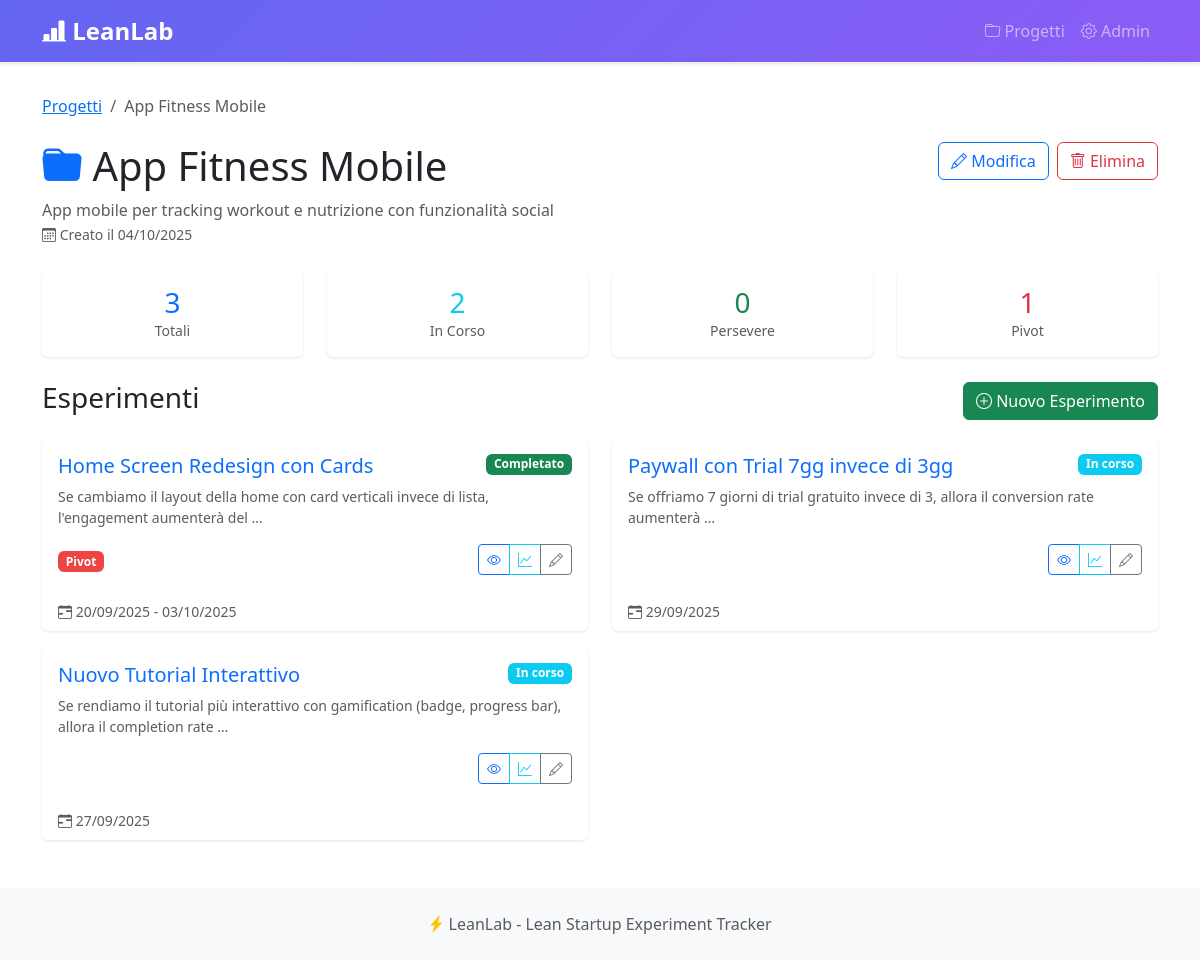
/projects/6/, run on the app's committed database.
### projects/models.py (models this page shows, shortened)
class Project(models.Model):
    name = models.CharField(max_length=200, verbose_name="Nome Progetto")
    description = models.TextField(blank=True, verbose_name="Descrizione")
    created_at = models.DateTimeField(auto_now_add=True)
    updated_at = models.DateTimeField(auto_now=True)
    is_active = models.BooleanField(default=True, verbose_name="Attivo")
    class Meta:
        verbose_name = "Progetto"
        verbose_name_plural = "Progetti"
        ordering = ['-created_at']

class Experiment(models.Model):
    STATUS_CHOICES = [
        ('draft', 'Bozza'),
        ('running', 'In corso'),
        ('completed', 'Completato'),
    ]
    DECISION_CHOICES = [
        ('pending', 'In attesa'),
        ('persevere', 'Persevere'),
        ('pivot', 'Pivot'),
    ]
    project = models.ForeignKey(Project, on_delete=models.CASCADE, related_name='experiments')
    title = models.CharField(max_length=200, verbose_name="Titolo Esperimento")
    hypothesis = models.TextField(verbose_name="Ipotesi da testare")
    status = models.CharField(max_length=20, choices=STATUS_CHOICES, default='draft')
    decision = models.CharField(max_length=20, choices=DECISION_CHOICES, default='pending')
    start_date = models.DateField(null=True, blank=True, verbose_name="Data Inizio")
    end_date = models.DateField(null=True, blank=True, verbose_name="Data Fine")
    notes = models.TextField(blank=True, verbose_name="Note")
    created_at = models.DateTimeField(auto_now_add=True)
    updated_at = models.DateTimeField(auto_now=True)
    class Meta:
        verbose_name = "Esperimento"
        verbose_name_plural = "Esperimenti"
        ordering = ['-created_at']

### projects/views.py (the view)
# urls.py: path('<int:pk>/', views.project_detail, name='detail'),
def project_detail(request, pk):
    project = get_object_or_404(Project, pk=pk)
    experiments = project.experiments.all().order_by('-created_at')
    stats = {
        'total': experiments.count(),
        'running': experiments.filter(status='running').count(),
        'completed': experiments.filter(status='completed').count(),
        'draft': experiments.filter(status='draft').count(),
        'persevere': experiments.filter(decision='persevere').count(),
        'pivot': experiments.filter(decision='pivot').count(),
    }
    context = {
        'project': project,
        'experiments': experiments,
        'stats': stats,
    }
    return render(request, 'project_detail.html', context)

### projects/templates/project_detail.html (shortened to what this page needs)
{% extends 'base.html' %}
{% block content %}
<nav aria-label="breadcrumb" class="mb-4">
    <ol class="breadcrumb">
        <li class="breadcrumb-item"><a href="{% url 'projects:list' %}">Progetti</a></li>
        <li class="breadcrumb-item active">{{ project.name }}</li>
    </ol>
</nav>
<div class="d-flex justify-content-between align-items-start mb-4">
    <div>
        <h1 class="mb-2">
            <i class="bi bi-folder-fill text-primary"></i> {{ project.name }}
        </h1>
        <p class="text-muted mb-0">
            {{ project.description|default:"Nessuna descrizione disponibile" }}
        </p>
        <small class="text-muted">
            <i class="bi bi-calendar3"></i> Creato il {{ project.created_at|date:"d/m/Y" }}
        </small>
    </div>
    <div class="d-flex gap-2">
        <a href="{% url 'projects:edit' project.pk %}" class="btn btn-outline-primary">
            <i class="bi bi-pencil"></i> Modifica
        </a>
        <a href="{% url 'projects:delete' project.pk %}" class="btn btn-outline-danger">
            <i class="bi bi-trash"></i> Elimina
        </a>
    </div>
</div>
<div class="row mb-4">
    <div class="col-md-3">
        <div class="card text-center">
            <div class="card-body">
                <h3 class="text-primary mb-0">{{ stats.total }}</h3>
                <p class="text-muted mb-0 small">Totali</p>
            </div>
        </div>
    </div>
    <div class="col-md-3">
        <div class="card text-center">
            <div class="card-body">
                <h3 class="text-info mb-0">{{ stats.running }}</h3>
                <p class="text-muted mb-0 small">In Corso</p>
            </div>
        </div>
    </div>
    <div class="col-md-3">
        <div class="card text-center">
            <div class="card-body">
                <h3 class="text-success mb-0">{{ stats.persevere }}</h3>
                <p class="text-muted mb-0 small">Persevere</p>
            </div>
        </div>
    </div>
    <div class="col-md-3">
        <div class="card text-center">
            <div class="card-body">
                <h3 class="text-danger mb-0">{{ stats.pivot }}</h3>
                <p class="text-muted mb-0 small">Pivot</p>
            </div>
        </div>
    </div>
</div>
<div class="d-flex justify-content-between align-items-center mb-3">
    <h3> Esperimenti</h3>
    <a href="{% url 'projects:experiment_create' project.pk %}" class="btn btn-success">
        <i class="bi bi-plus-circle"></i> Nuovo Esperimento
    </a>
</div>
{% if experiments %}
<div class="row">
    {% for experiment in experiments %}
    <div class="col-md-6 mb-3">
        <div class="card h-100">
            <div class="card-body">
                <div class="d-flex justify-content-between align-items-start mb-2">
                    <h5 class="card-title mb-0">
                        <a href="{% url 'projects:experiment_detail' project.pk experiment.pk %}"
                           class="text-decoration-none">
                            {{ experiment.title }}
                        </a>
                    </h5>
                    <span class="badge
                        {% if experiment.status == 'running' %}bg-info
                        {% elif experiment.status == 'completed' %}bg-success
                        {% else %}bg-secondary{% endif %}">
                        {{ experiment.get_status_display }}
                    </span>
                </div>
                <p class="card-text text-muted small">
                    {{ experiment.hypothesis|truncatewords:15 }}
                </p>
                <div class="d-flex justify-content-between align-items-center mt-3">
                    <div>
                        {% if experiment.decision != 'pending' %}
                        <span class="badge
                            {% if experiment.decision == 'persevere' %}badge-persevere
                            {% elif experiment.decision == 'pivot' %}badge-pivot
                            {% else %}badge-pending{% endif %}">
                            {{ experiment.get_decision_display }}
                        </span>
                        {% endif %}
                    </div>
                    <div class="btn-group btn-group-sm">
                        <a href="{% url 'projects:experiment_detail' project.pk experiment.pk %}"
                           class="btn btn-outline-primary" title="Dettagli">
                            <i class="bi bi-eye"></i>
                        </a>
                        <a href="{% url 'projects:experiment_dashboard' project.pk experiment.pk %}"
                           class="btn btn-outline-info" title="Dashboard">
                            <i class="bi bi-graph-up"></i>
                        </a>
                        <a href="{% url 'projects:experiment_edit' project.pk experiment.pk %}"
                           class="btn btn-outline-secondary" title="Modifica">
                            <i class="bi bi-pencil"></i>
                        </a>
                    </div>
                </div>
            </div>
            <div class="card-footer bg-transparent border-top-0">
                <small class="text-muted">
                    <i class="bi bi-calendar-range"></i>
                    {% if experiment.start_date %}
                        {{ experiment.start_date|date:"d/m/Y" }}
                        {% if experiment.end_date %} - {{ experiment.end_date|date:"d/m/Y" }}{% endif %}
                    {% else %}
                        Date non impostate
                    {% endif %}
                </small>
            </div>
        </div>
    </div>
    {% endfor %}
</div>
{% endif %}
{% endblock %}

### templates/base.html (style rules this page uses)
:root { --primary-color: #6366f1; --success-color: #10b981; --danger-color: #ef4444; --warning-color: #f59e0b; }
body { min-height: 100vh; display: flex; flex-direction: column; }
.card { border: none; box-shadow: 0 1px 3px rgba(0,0,0,0.1); transition: transform 0.2s, box-shadow 0.2s; }
.badge-pivot { background-color: var(--danger-color); }

### data on the page
Project: name "App Fitness Mobile", description "App mobile per tracking workout e nutrizione con funzionalità social", created_at "04/10/2025"
Experiment: title "Home Screen Redesign con Cards", status "Completato", hypothesis "Se cambiamo il layout della home con card verticali invece di lista, l'engagement aumenterà del …", decision "Pivot", start_date "20/09/2025", end_date "03/10/2025"
Experiment: title "Paywall con Trial 7gg invece di 3gg", status "In corso", hypothesis "Se offriamo 7 giorni di trial gratuito invece di 3, allora il conversion rate aumenterà …", start_date "29/09/2025"
Experiment: title "Nuovo Tutorial Interattivo", status "In corso", hypothesis "Se rendiamo il tutorial più interattivo con gamification (badge, progress bar), allora il completion rate …", start_date "27/09/2025"

### other printed values
{{ stats.total }} "3"
{{ stats.running }} "2"
{{ stats.persevere }} "0"
{{ stats.pivot }} "1"
